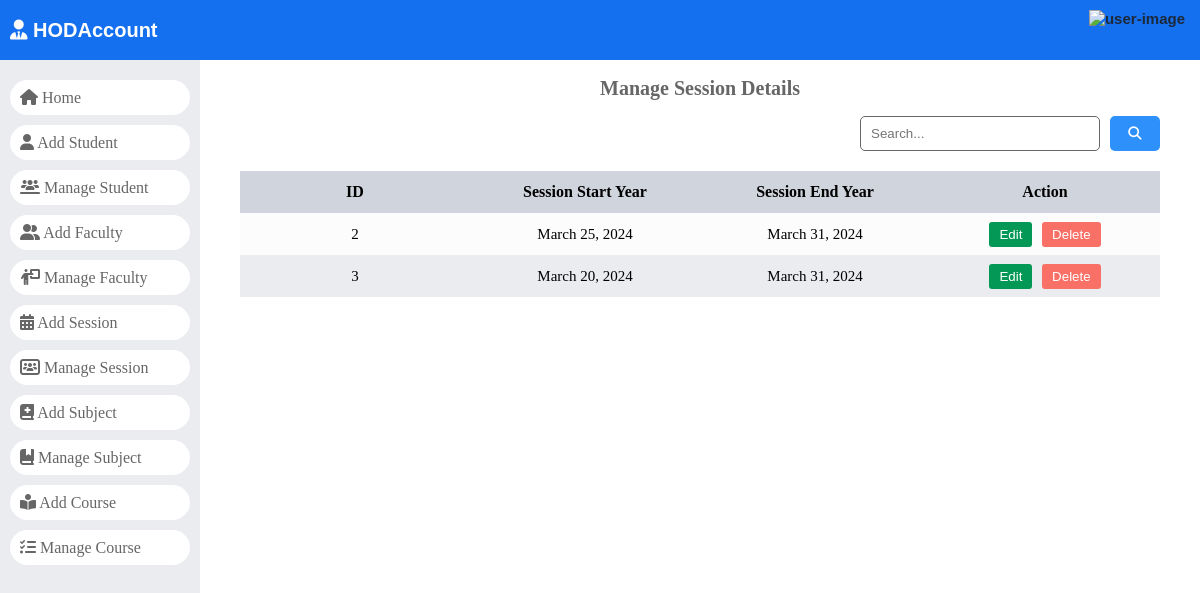
The page /manage_session/ on the database as committed earlier.
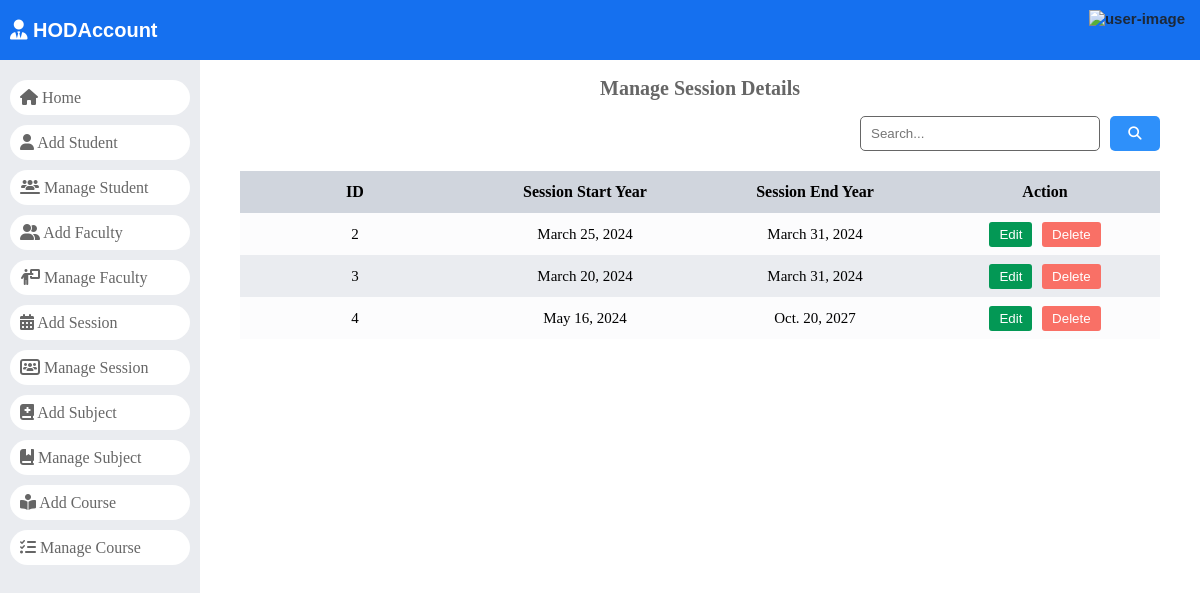
The same page on the database as committed later.
### dashboard/models.py (models this page shows)
class SessionYearModel(models.Model):
	id = models.AutoField(primary_key=True)
	session_start_year = models.DateField()
	session_end_year = models.DateField()
	objects = models.Manager()

### dashboard/HodViews.py (the view)
# urls.py: path('manage_session/', HodViews.manage_session, name="manage_session"),
def manage_session(request):
    session_years = SessionYearModel.objects.all()
    context = {
        "session_years": session_years
    }
    return render(request, "Hod Page/manage_session.html", context)

### dashboard/templates/Hod Page/manage_session.html (shortened to what this page needs)
{% load static %}
<!DOCTYPE html>
<html lang="en">
<head>
    <link rel="stylesheet" href="https://cdnjs.cloudflare.com/ajax/libs/font-awesome/6.5.1/css/all.min.css"
 />
    <link rel="stylesheet" href="{% static 'style.css' %}" />
</head>
<body>
    <header>
        <div>
            <a href="/">
                <div class="logo">
                    <i class="fa-solid fa-user-tie"></i>
                    HODAccount
                </div>
            </a>
        </div>
        {% include '../headerUser.html' %}
    </header>
    <div id="main">
        {% include './navigation.html' %}
        <div id="student_record">
            <div class="page-title">
                <h2>Manage Session Details</h2>
            </div>
            <div id="search-bar">
                <form action="" method="GET" class="search-form" data-search-record="#session-data tr">
                    <input type="search" name="search" id="search" placeholder="Search..." />
                    <button type="submit">
                        <i class="fa-solid fa-magnifying-glass"></i>
                    </button>
                </form>
            </div>
            <div id="expese-record" class="record">
                <table>
                    <thead>
                        <tr>
                            <th>ID</th>
                            <th>Session Start Year</th>
                            <th>Session End Year</th>
                            <th>Action</th>
                        </tr>
                    </thead>
                    <tbody id="session-data">
                        <tr>
                            {% for session in session_years %}
                            <td>{{session.id}}</td>
                            <td>{{session.session_start_year }}</td>
                            <td>{{session.session_end_year }}</td>
                            <td>
                                <div class="action">
                                    <a href="{% url 'edit_session' session.id %}">
                                        <button class="btn edit">Edit</button>
                                    </a>
                                    <a href="{% url 'delete_session' session.id %}">
                                        <button class="btn delete">Delete</button>
                                    </a>
                                </div>
                            </td>
                        </tr>
                        {% endfor %}
                    </tbody>
                </table>
            </div>
        </div>
    </div>
</body>
</html>

Rows that differ between the two databases and show on the page:
added SessionYearModel: id "4", session_start_year "May 16, 2024", session_end_year "Oct. 20, 2027"
